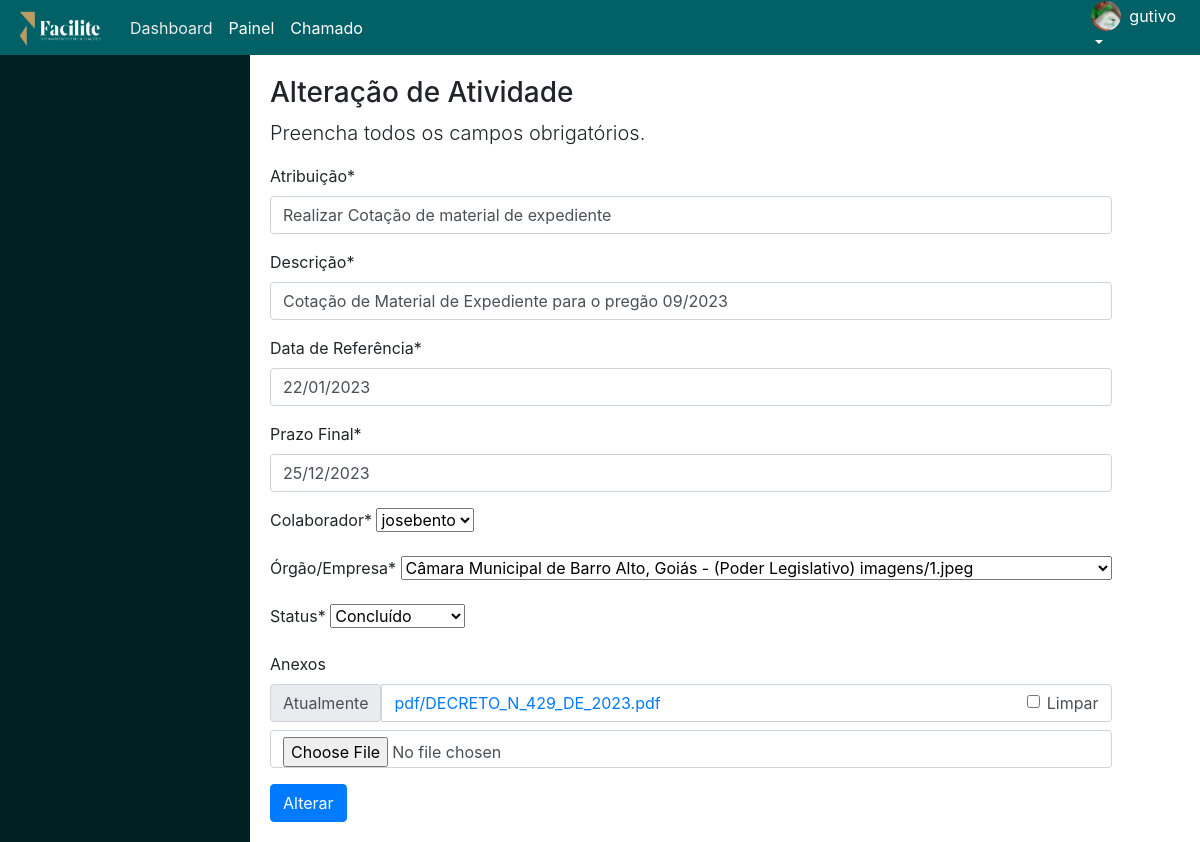
The page /editar/atividade/1/ (signed in) on the database its author committed.
### cadastros/models.py (models this page shows, shortened)
class Atividade(models.Model):
    STATUS_CHOICES = [
        ('A receber', 'A receber'),
        ('Recebido', 'Recebido'),
        ('Em andamento', 'Em andamento'),
        ('Concluído', 'Concluído'),
        ('Cancelada', 'Cancelada'),
    ]
    numero = models.CharField(max_length=150, verbose_name="Atribuição")
    descricao = models.CharField(max_length=150, verbose_name="Descrição")
    data = models.DateField(verbose_name="Data de Referência", default=datetime.date.today)
    prazo = models.DateField(verbose_name="Prazo Final", default=datetime.date.today)
    colaborador = models.ForeignKey(User, on_delete=models.PROTECT, verbose_name="Colaborador", null=True)
    campo = models.ForeignKey(Campo, on_delete=models.PROTECT, verbose_name="Órgão/Empresa")
    status = models.CharField(max_length=20, choices=STATUS_CHOICES, default='A receber')
    arquivo = models.FileField(upload_to='pdf/',verbose_name="Anexos",blank=True)

class Campo(models.Model):
    nome = models.CharField(max_length=50,verbose_name="Órgão/Empresa")
    descricao = models.CharField(max_length=150,verbose_name="Descrição")
    foto = models.ImageField(upload_to='imagens/')
    def __str__(self):
     return "{} - ({}) {}".format(self.nome, self.descricao, self.foto)

### cadastros/views.py (the view)
# urls.py: path('editar/atividade/<int:pk>/',AtividadeUpdate.as_view(), name ="editar-atividade"),
class AtividadeUpdate(GroupRequiredMixin,LoginRequiredMixin,UpdateView):
 login_url = reverse_lazy('login')
 group_required = u"administrador"
 model = Atividade
 fields = ['numero','descricao','data','prazo','colaborador','campo','status','arquivo']
 template_name = 'cadastros/form-upload.html'
 success_url = reverse_lazy('listar-atividades')
 def get_context_data(self, **kwargs):
        context = super().get_context_data(**kwargs)
        perfil = get_object_or_404(Perfil, usuario=self.request.user)
        context['foto'] = perfil.foto.url if perfil.foto else ''
        context['titulo']= "Alteração de Atividade"
        context['buttao']= "Alterar"
        return context

### cadastros/templates/cadastros/form-upload.html (shortened to what this page needs)
{% extends 'modelo.html' %}
{% load static %}
{% load crispy_forms_tags %}
    {% block sidebar %}
    <div class="sidebar">
        <br>
        <br>
    </div>
    {% endblock %}
{% block conteudo %}
<h3>{{ titulo }}</h3>
<p class="lead">
    Preencha todos os campos obrigatórios.
</p>
<form action="" method="POST" enctype="multipart/form-data">
{{ form|crispy }}
<button type="submit" class="btn btn-primary">{{ buttao }}</button>
</form>
{% endblock %}

### paginas/templates/modelo.html (shortened to what this page needs)
{% load static %}
<!DOCTYPE html>
<html lang="pt-br">
<head>
    <link rel="stylesheet" href="{% static 'css/bootstrap.min.css' %}">
</head>
<body>
{% block menu %}
<nav class="navbar navbar-expand-lg fixed-top" style="height: 55px;">
    <a class="navbar-brand" href="{% url 'inicio' %}">
        <img src="{% static 'img/logofacilite.png' %}" alt="Logo" width="90" height="40">
    </a>
      {% if request.user.is_authenticated %}
    <div class="collapse navbar-collapse justify-content-between" id="navbarNav">
        <ul class="navbar-nav">
            <li class="nav-item active">
                <a class="nav-link" href="{% url 'dash' %}">Dashboard</a>
            </li>
            <li class="nav-item">
                <a class="nav-link" href="{% url 'tarefas' %}">Painel</a>
            </li>
            <li class="nav-item">
                <a class="nav-link" href="{% url 'tarefas' %}">Chamado</a>
            </li>
        </ul>
    <div class="navbar-nav">
        <div class="nav-item dropdown">
            <a class="nav-link dropdown-toggle" href="#" id="navbarDropdown" role="button" data-toggle="dropdown"
                aria-haspopup="true" aria-expanded="false">
                <div style="display: flex; align-items: center;">
                    <div style="width: 30px; height: 30px; overflow: hidden; border-radius: 50%;">
                        <img src="{{ foto }}" alt="Logo" width="100%" height="100%" style="object-fit: cover;">
                    </div>
                    <span style="margin-left: 8px;">{{ request.user.username }}</span>
                </div>
            </a>
        </div>
    </div>
 {% endif %}
</nav>
{% endblock %}
    <div class="container-fluid">
        <div class="row">
            {% block sidebar %}
            {% endblock %}
            <div class="conteudo-centralizado">
            {% block conteudo %}{% endblock %}
            </div>
        </div>
    </div>
</body>
</html>

### paginas/templates/modelo.html (style rules this page uses)
body { padding-top: 56px; position: relative; min-height: 100vh; }
.sidebar { height: 100%; width: 250px; position: fixed; z-index: 1; top: 0; left: 0; background-color: #012021; padding-top: 20px; color: white; }
.navbar { background-color: #016166; }
.navbar-brand { color: rgb(242, 248, 140); }
.navbar-nav .nav-link { color: white; }
.navbar-nav .nav-item.active .nav-link { color: rgb(237, 237, 237); }
.conteudo-centralizado { margin-left: 250px; padding: 20px; }

### rows shown on the page
Atividade: numero "Realizar Cotação de material de expediente", descricao "Cotação de Material de Expediente para o pregão 09/2023", data "22/01/2023", prazo "25/12/2023", colaborador "josebento", campo "Câmara Municipal de Barro Alto, Goiás - (Poder Legislativo) imagens/1.jpeg", status "Concluído"

### other values the page prints
{{ request.user.username }} "gutivo"
{{ titulo }} "Alteração de Atividade"
{{ buttao }} "Alterar"
